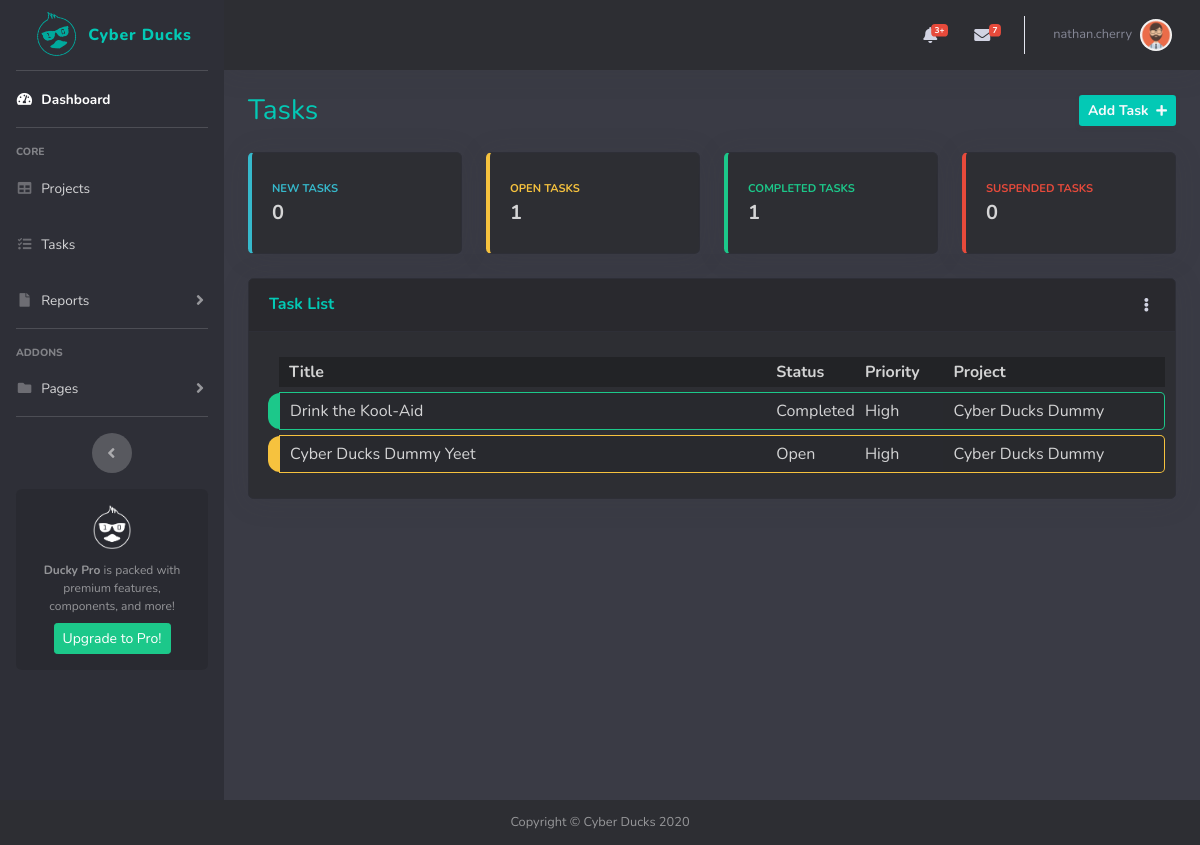
Page /tasks/ (signed in) on the earlier database version.
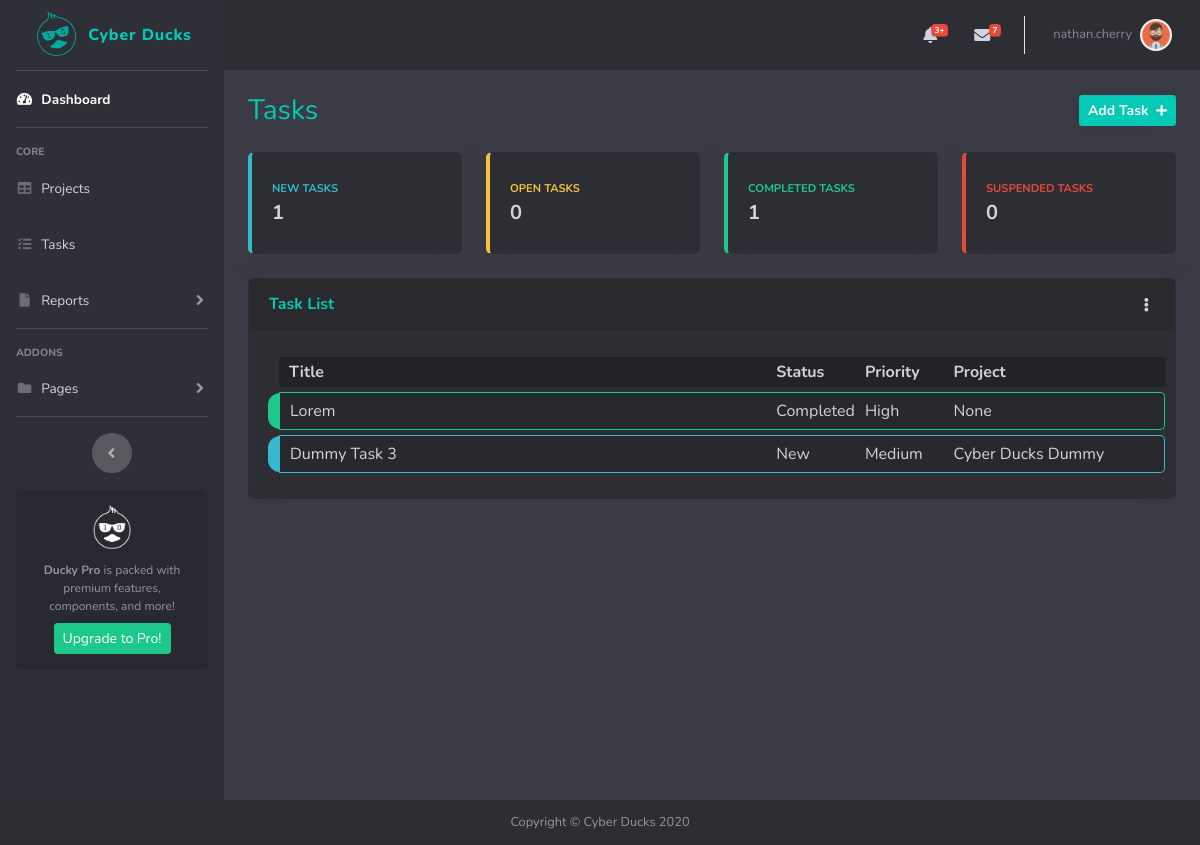
Same page on the later database version.
### accounts/models.py (models this page shows, shortened)
class Task(models.Model):
    id = models.UUIDField(
        primary_key=True,
        default=uuid.uuid4,
        editable=False)
    title = models.CharField(max_length=256, null=True)
    description = models.TextField(null=True, blank=True)
    STATUS_CHOICES = [
        ('NEW', 'New'),
        ('OPN', 'Open'),
        ('COM', 'Completed'),
        ('SUS', 'Suspended'),
    ]
    status = models.CharField(
        max_length=3,
        choices=STATUS_CHOICES,
        default=0,
    )
    start_date = models.DateTimeField()
    end_date = models.DateTimeField()
    PRIORITY_CHOICES = [
        ('LW', 'Low'),
        ('MD', 'Medium'),
        ('HI', 'High'),
        ('CR', 'Critical'),
    ]
    priority = models.CharField(
        max_length=2,
        choices=PRIORITY_CHOICES,
        default=0,
    )
    assigned_to = models.ForeignKey(User, on_delete=models.CASCADE, null=True, blank=True)
    date_created = models.DateTimeField(auto_now_add=True)
    project = models.ForeignKey(Project, on_delete=models.CASCADE, null=True, blank=True)

class Project(models.Model):
    id = models.UUIDField(
        primary_key=True,
        default=uuid.uuid4,
        editable=False)
    title = models.CharField(max_length=256, null=True)
    description = models.TextField(null=True, blank=True)
    STATUS_CHOICES = [
        ('NEW', 'New'),
        ('OPN', 'Open'),
        ('COM', 'Completed'),
        ('SUS', 'Suspended'),
    ]
    status = models.CharField(
        max_length=3,
        choices=STATUS_CHOICES,
        default=0,
    )
    start_date = models.DateTimeField()
    end_date = models.DateTimeField()
    client_name = models.CharField(max_length=256, null=True, blank=True)
    client_email = models.EmailField(max_length=256, null=True, blank=True)
    repo = models.URLField(null=True, blank=True)
    assigned_to = models.ForeignKey(User, on_delete=models.CASCADE, null=True, blank=True)
    date_created = models.DateTimeField(auto_now_add=True)
    def __str__(self):
        return self.title

### accounts/views.py (the view)
# urls.py: path('tasks/', views.tasks, name='tasks'),
@login_required(login_url='login')
def tasks(request):
    tasks_list = Task.objects.filter(assigned_to__exact=request.user)
    new_tasks = tasks_list.filter(status__exact='NEW').count()
    open_tasks = tasks_list.filter(status__exact='OPN').count()
    completed_tasks = tasks_list.filter(status__exact='COM').count()
    suspended_tasks = tasks_list.filter(status__exact='SUS').count()
    context = {
        'tasks': tasks_list,
        'new': new_tasks,
        'open': open_tasks,
        'completed': completed_tasks,
        'suspended': suspended_tasks,
    }
    return render(request, 'accounts/tasks.html', context)

### accounts/templates/accounts/tasks.html (shortened to what this page needs)
{% extends 'accounts/templates/base.html' %}
{% block SectionTitle %}
    Tasks
{% endblock %}
{% block addButton %}
    <a href="{% url 'task_creation' %}"
       class="d-none d-sm-inline-block btn btn-sm btn-green shadow-sm font-weight-bold text-gray-100">Add Task
        <i
                class="fas fa-plus fa-sm text-gray-100 ml-1"></i></a>
{% endblock %}
{% block content %}
    <div class="row">
        <div class="col-xl-3 col-md-6 mb-4">
            <div class="card border-left-info shadow h-100 py-2">
                <div class="card-body">
                    <div class="row no-gutters align-items-center">
                        <div class="col mr-2">
                            <div class="text-xs font-weight-bold text-info text-uppercase mb-1">
                                New Tasks
                            </div>
                            <div class="h5 mb-0 font-weight-bold ">{{ new }}</div>
                        </div>
                    </div>
                </div>
            </div>
        </div>
        <div class="col-xl-3 col-md-6 mb-4">
            <div class="card border-left-warning shadow h-100 py-2">
                <div class="card-body">
                    <div class="row no-gutters align-items-center">
                        <div class="col mr-2">
                            <div class="text-xs font-weight-bold text-warning text-uppercase mb-1">
                                Open Tasks
                            </div>
                            <div class="h5 mb-0 font-weight-bold ">{{ open }}</div>
                        </div>
                    </div>
                </div>
            </div>
        </div>
        <div class="col-xl-3 col-md-6 mb-4">
            <div class="card border-left-success shadow h-100 py-2">
                <div class="card-body">
                    <div class="row no-gutters align-items-center">
                        <div class="col mr-2">
                            <div class="text-xs font-weight-bold text-success text-uppercase mb-1">
                                Completed Tasks
                            </div>
                            <div class="h5 mb-0 font-weight-bold ">{{ completed }}</div>
                        </div>
                    </div>
                </div>
            </div>
        </div>
        <div class="col-xl-3 col-md-6 mb-4">
            <div class="card border-left-danger shadow h-100 py-2">
                <div class="card-body">
                    <div class="row no-gutters align-items-center">
                        <div class="col mr-2">
                            <div class="text-xs font-weight-bold text-danger text-uppercase mb-1">
                                Suspended Tasks
                            </div>
                            <div class="h5 mb-0 font-weight-bold ">{{ suspended }}</div>
                        </div>
                    </div>
                </div>
            </div>
        </div>
    </div>
    <div class="row">
        <div class="col-xl-12 ">
            <div class="card shadow mb-4">
                <div
                        class="card-header py-3 d-flex flex-row align-items-center justify-content-between">
                    <h6 class="m-0 font-weight-bold text-green">Task List</h6>
                    <div class="dropdown no-arrow">
                        <a class="dropdown-toggle" href="#" role="button" id="dropdownMenuLink"
                           data-toggle="dropdown" aria-haspopup="true" aria-expanded="false">
                            <i class="fas fa-ellipsis-v fa-sm fa-fw text-gray-400"></i>
                        </a>
                    </div>
                </div>
                <div class="card-body">
                    <table class="table-curved" id="dataTable" style="width: 100%" cellspacing="0">
                        <thead>
                        <tr class="table-row-header-custom">
                            <th>Title</th>
                            <th>Status</th>
                            <th>Priority</th>
                            <th>Project</th>
                        </tr>
                        </thead>
                        <tbody>
                        {% for i in tasks %}
                            <tr class="{{ i.get_status_display }} clickable-row" data-href='{{ i.id }}'>
                                <td>{{ i.title }}</td>
                                <td>{{ i.get_status_display }}</td>
                                <td>{{ i.get_priority_display }}</td>
                                <td>{{ i.project }}</td>
                            </tr>
                        {% endfor %}
                        </tbody>
                    </table>
                </div>
            </div>
        </div>
    </div>
{% endblock %}

### accounts/templates/accounts/templates/base.html (shortened to what this page needs)
{% load static %}
<!DOCTYPE html>
<html lang="en">
<head>
    <link rel="stylesheet" href="{% static  'accounts/styles/dashboard/sb-admin-2.css' %}">
    <link rel="stylesheet" href="{% static  'accounts/styles/colors.css' %}">
    <link rel="stylesheet" href="{% static  'accounts/styles/custom.css' %}">
    <link rel="stylesheet" href="{% static  'accounts/styles/scrollbar.css' %}">
    <link href="https://use.fontawesome.com/releases/v5.0.1/css/all.css" rel="stylesheet">
</head>
<body id="page-top">
<div id="wrapper">
    {% include 'accounts/includes/sidebar.html' %}
    <div id="content-wrapper" class="d-flex flex-column bg-dark-theme fg-white">
        <div id="content" class="bg-dark-theme">
            {% include 'accounts/includes/topbar.html' %}
            <div class="container-fluid">
                <div class="d-sm-flex align-items-center justify-content-between mb-4">
                    <h1 class="h3 mb-0 text-green">{% block SectionTitle %}{% endblock %}</h1>
                    {% block addButton %}
                    {% endblock %}
                </div>
                {% block content %}
                {% endblock %}
            </div>
        </div>
    </div>
</div>
{% include 'accounts/includes/footer.html' %}
</body>
</html>

### accounts/templates/accounts/includes/sidebar.html (shortened to what this page needs)
{% load static %}
<ul class="navbar-nav sidebar sidebar-dark accordion image-background" id="accordionSidebar">
<div class="text-center">
    <a class="sidebar-brand d-flex align-items-center justify-content-center" href="{% url 'home' %}">
        <img id="logo" class="rotate-n-15" src="{% static 'accounts/green_logo.png' %}" alt="Logo"">
        <div id="logoText" class="text-green ml-2">Cyber Ducks</div>
    </a>
    <hr class="sidebar-divider my-0">
    <li class="nav-item active">
        <a class="nav-link" href="{% url 'home' %}">
            <i class="fas fa-fw fa-tachometer-alt"></i>
            <span>Dashboard</span></a>
    </li>
    <hr class="sidebar-divider">
    <div class="sidebar-heading">
        Core
    </div>
    <li class="nav-item">
        <a class="nav-link" href="{% url 'projects' %}">
            <i class="fas fa-fw fa-table"></i>
            <span>Projects</span></a>
    </li>
    <li class="nav-item">
        <a class="nav-link" href="{% url 'tasks' %}">
            <i class="fas fa-fw fa-tasks"></i>
            <span>Tasks</span></a>
    </li>
    <li class="nav-item">
        <a class="nav-link collapsed" href="#" data-toggle="collapse" data-target="#collapseTwo"
           aria-expanded="true" aria-controls="collapseTwo">
            <i class="fas fa-fw fa-file"></i>
            <span>Reports</span>
        </a>
    </li>
    <hr class="sidebar-divider">
    <div class="sidebar-heading">
        Addons
    </div>
    <li class="nav-item">
        <a class="nav-link collapsed" href="#" data-toggle="collapse" data-target="#collapsePages"
           aria-expanded="true" aria-controls="collapsePages">
            <i class="fas fa-fw fa-folder"></i>
            <span>Pages</span>
        </a>
    </li>
    <hr class="sidebar-divider d-none d-md-block">
    <div class="text-center d-none d-md-inline" style="width: 100%">
        <button class="rounded-circle border-0" id="sidebarToggle" onclick="logoToggle()"></button>
    </div>
    <div class="sidebar-card">
        <img class="sidebar-card-illustration mb-2" src="{% static 'accounts/white_logo.png' %}" alt="Small Logo">
        <p class="text-center mb-2"><strong>Ducky Pro</strong> is packed with premium features, components, and
            more!</p>
        <a class="btn btn-success btn-sm" href="https://youtu.be/dQw4w9WgXcQ" target="_blank">Upgrade to Pro!</a>
    </div>
</ul>

### accounts/templates/accounts/includes/topbar.html (shortened to what this page needs)
{% load static %}
<nav class="navbar navbar-expand navbar-light bg-dark-secondary topbar mb-4 static-top shadow">
    <ul class="navbar-nav ml-auto">
        <li class="nav-item dropdown no-arrow mx-1">
            <a class="nav-link dropdown-toggle" href="#" id="alertsDropdown" role="button"
               data-toggle="dropdown" aria-haspopup="true" aria-expanded="false">
                <i class="fas fa-bell fa-fw"></i>
                <span class="badge badge-danger badge-counter">3+</span>
            </a>
        </li>
        <li class="nav-item dropdown no-arrow mx-1">
            <a class="nav-link dropdown-toggle" href="#" id="messagesDropdown" role="button"
               data-toggle="dropdown" aria-haspopup="true" aria-expanded="false">
                <i class="fas fa-envelope fa-fw"></i>
                <span class="badge badge-danger badge-counter">7</span>
            </a>
        </li>
        <li class="nav-item dropdown no-arrow">
            <a class="nav-link dropdown-toggle" href="#" id="userDropdown" role="button"
               data-toggle="dropdown" aria-haspopup="true" aria-expanded="false">
                <span class="mr-2 d-none d-lg-inline text-gray-600 small">{{ request.user }}</span>
                <img class="img-profile rounded-circle"
                     src="{% static 'accounts/profile.png' %}">
            </a>
        </li>
    </ul>
</nav>

### accounts/templates/accounts/includes/footer.html
<footer class="sticky-footer bg-dark-secondary">
    <div class="container my-auto">
        <div class="copyright text-center my-auto text-white-50">
            <span>Copyright &copy; Cyber Ducks 2020</span>
        </div>
    </div>
</footer>

### accounts/templates/accounts/includes/scripts.html (shortened to what this page needs)
{% load static %}

### accounts/static/accounts/styles/colors.css (style rules this page uses)
.bg-dark-theme { background-color: #3a3b45; }
.bg-dark-secondary { background-color: #2d2e33; }
.text-green { color: #03c9b5; }
.btn-green { background-color: #03c9b5; }
.image-background { background-color: #2e2f37; }
.fg-white { color: rgba(255, 255, 255, 0.8); }
#logo { width:25%; }

### accounts/static/accounts/styles/custom.css (style rules this page uses)
.table-curved { margin-left: 10px; border-collapse: separate; border-spacing: 0 5px; }
.table-curved th { background-color: rgba(0, 0, 0, 0.25); padding: 3px 10px; }
.table-curved td { position: relative; background-color: rgba(0, 0, 0, 0.1); padding: 6px 0 6px 10px; }
.table-curved td:first-child:before { content: ''; position: absolute; border-radius: 1rem 0 0 1rem; width: 12px; height: 100%; left: -12px; top: 0px; }
.table-curved td:last-child { border-radius: 0 5px 5px 0; }
.table-curved tr.New td:first-child:before { background-color: #36b9cc; }
.table-curved tr.New td { border-top: 1px solid #36b9cc; border-bottom: 1px solid #36b9cc; }
.table-curved tr.New td:first-child { border-left: 1px solid #36b9cc; }
.table-curved tr.New td:last-child { border-right: 1px solid #36b9cc; }
.table-curved tr.Completed td:first-child:before { background-color: #1cc88a; }
.table-curved tr.Completed td { border-top: 1px solid #1cc88a; border-bottom: 1px solid #1cc88a; }
.table-curved tr.Completed td:first-child { border-left: 1px solid #1cc88a; }
.table-curved tr.Completed td:last-child { border-right: 1px solid #1cc88a; }
.table-curved td:first-child { width: 55%; }
.table-curved td:nth-child(2) { width: 10%; }
.table-curved td:nth-child(3) { width: 10%; }
.table-curved td:nth-child(4) { width: 25%; }

Differences in the rows shown:
removed Task: title "Drink the Kool-Aid", status "Completed", priority "High", project "Cyber Ducks Dummy"
removed Task: title "Cyber Ducks Dummy Yeet", status "Open", priority "High", project "Cyber Ducks Dummy"
now on this page (row edited): Task: title "Lorem", status "Completed", priority "High", project "None"
added Task: title "Dummy Task 3", status "New", priority "Medium", project "Cyber Ducks Dummy"
Other differences:
{{ new }}: "0" → "1"
{{ open }}: "1" → "0"
